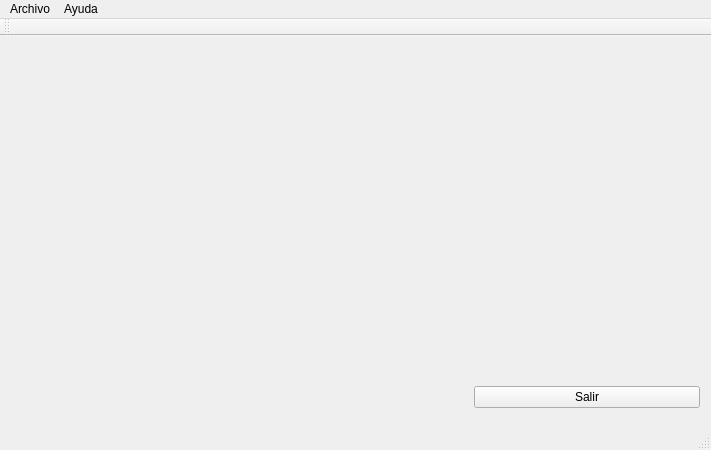
<?xml version="1.0" encoding="UTF-8"?>
<ui version="4.0">
 <class>MainWindow</class>
 <widget class="QMainWindow" name="MainWindow">
  <property name="geometry">
   <rect>
    <x>0</x>
    <y>0</y>
    <width>711</width>
    <height>450</height>
   </rect>
  </property>
  <property name="windowTitle">
   <string>MainWindow</string>
  </property>
  <widget class="QWidget" name="centralWidget">
   <property name="sizePolicy">
    <sizepolicy hsizetype="Preferred" vsizetype="Preferred">
     <horstretch>0</horstretch>
     <verstretch>0</verstretch>
    </sizepolicy>
   </property>
   <property name="minimumSize">
    <size>
     <width>711</width>
     <height>0</height>
    </size>
   </property>
   <layout class="QGridLayout" name="gridLayout">
    <item row="0" column="0" colspan="3">
     <widget class="QLabel" name="label">
      <property name="sizePolicy">
       <sizepolicy hsizetype="Ignored" vsizetype="Ignored">
        <horstretch>0</horstretch>
        <verstretch>0</verstretch>
       </sizepolicy>
      </property>
      <property name="maximumSize">
       <size>
        <width>715</width>
        <height>317</height>
       </size>
      </property>
      <property name="text">
       <string/>
      </property>
      <property name="scaledContents">
       <bool>true</bool>
      </property>
      <property name="alignment">
       <set>Qt::AlignCenter</set>
      </property>
     </widget>
    </item>
    <item row="1" column="2">
     <widget class="QPushButton" name="exit">
      <property name="text">
       <string>Salir</string>
      </property>
     </widget>
    </item>
   </layout>
  </widget>
  <widget class="QMenuBar" name="menuBar">
   <property name="geometry">
    <rect>
     <x>0</x>
     <y>0</y>
     <width>711</width>
     <height>20</height>
    </rect>
   </property>
   <widget class="QMenu" name="menuArchivo">
    <property name="title">
     <string>Archivo</string>
    </property>
    <addaction name="actionAbrir"/>
    <addaction name="actionCapturar_de_red"/>
    <addaction name="actionSalir"/>
   </widget>
   <widget class="QMenu" name="menuAyuda">
    <property name="title">
     <string>Ayuda</string>
    </property>
    <addaction name="actionAcerca_de"/>
   </widget>
   <addaction name="menuArchivo"/>
   <addaction name="menuAyuda"/>
  </widget>
  <widget class="QToolBar" name="mainToolBar">
   <attribute name="toolBarArea">
    <enum>TopToolBarArea</enum>
   </attribute>
   <attribute name="toolBarBreak">
    <bool>false</bool>
   </attribute>
  </widget>
  <widget class="QStatusBar" name="statusBar"/>
  <action name="actionAbrir">
   <property name="text">
    <string>Abrir</string>
   </property>
   <property name="shortcut">
    <string>Ctrl+A</string>
   </property>
  </action>
  <action name="actionSalir">
   <property name="text">
    <string>Salir</string>
   </property>
  </action>
  <action name="actionAcerca_de">
   <property name="text">
    <string>Acerca de ...</string>
   </property>
  </action>
  <action name="actionCapturar">
   <property name="text">
    <string>Capturar</string>
   </property>
  </action>
  <action name="actionPreferencias">
   <property name="text">
    <string>Dispositivo de cámara</string>
   </property>
  </action>
  <action name="adjustConexion">
   <property name="text">
    <string>Conexión</string>
   </property>
  </action>
  <action name="actionCapturar_de_red">
   <property name="text">
    <string>Capturar de red</string>
   </property>
  </action>
 </widget>
 <layoutdefault spacing="6" margin="11"/>
 <resources/>
 <connections/>
</ui>
